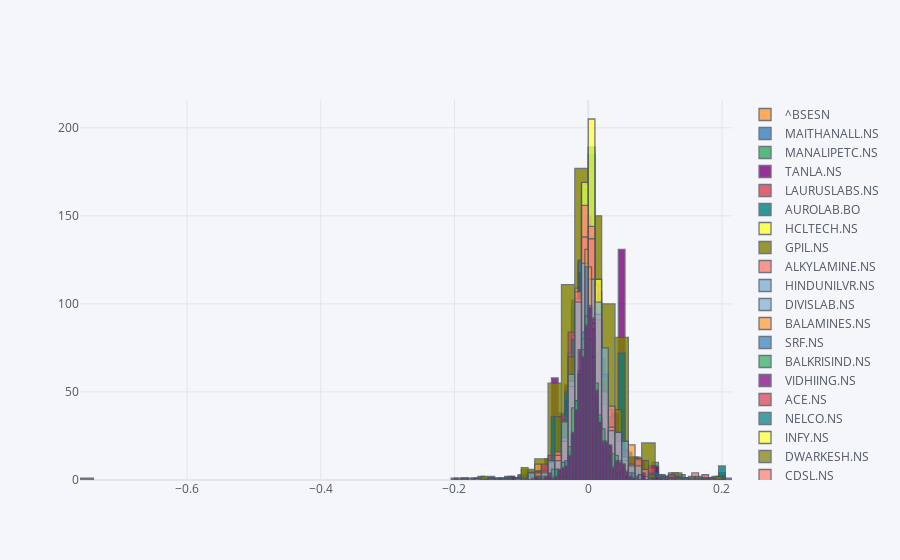

Notebook source saved alongside this figure:
### Code cell
ret.iplot(kind="hist", bins=50, histnorm=None,theme="pearl")

### Figure 1 — Plotly figure (JSON) as saved in the notebook; plotly's stock layout.template omitted (floating-point values rounded to 4 significant figures; data arrays with more than 128 entries replaced by an {"elided": "..."} marker saying what was removed)
{"data": [{"histfunc": "count", "marker": {"color": "rgba(255, 153, 51, 1.0)", "line": {"color": "#4D5663", "width": 1.3}}, "name": "^BSESN", "nbinsx": 50, "opacity": 0.8, "orientation": "v", "type": "histogram", "x": {"elided": "739 float values"}}, {"histfunc": "count", "marker": {"color": "rgba(55, 128, 191, 1.0)", "line": {"color": "#4D5663", "width": 1.3}}, "name": "MAITHANALL.NS", "nbinsx": 50, "opacity": 0.8, "orientation": "v", "type": "histogram", "x": {"elided": "739 float values"}}, {"histfunc": "count", "marker": {"color": "rgba(50, 171, 96, 1.0)", "line": {"color": "#4D5663", "width": 1.3}}, "name": "MANALIPETC.NS", "nbinsx": 50, "opacity": 0.8, "orientation": "v", "type": "histogram", "x": {"elided": "739 float values"}}, {"histfunc": "count", "marker": {"color": "rgba(128, 0, 128, 1.0)", "line": {"color": "#4D5663", "width": 1.3}}, "name": "TANLA.NS", "nbinsx": 50, "opacity": 0.8, "orientation": "v", "type": "histogram", "x": {"elided": "739 float values"}}, {"histfunc": "count", "marker": {"color": "rgba(219, 64, 82, 1.0)", "line": {"color": "#4D5663", "width": 1.3}}, "name": "LAURUSLABS.NS", "nbinsx": 50, "opacity": 0.8, "orientation": "v", "type": "histogram", "x": {"elided": "739 float values"}}, {"histfunc": "count", "marker": {"color": "rgba(0, 128, 128, 1.0)", "line": {"color": "#4D5663", "width": 1.3}}, "name": "AUROLAB.BO", "nbinsx": 50, "opacity": 0.8, "orientation": "v", "type": "histogram", "x": {"elided": "739 float values"}}, {"histfunc": "count", "marker": {"color": "rgba(255, 255, 51, 1.0)", "line": {"color": "#4D5663", "width": 1.3}}, "name": "HCLTECH.NS", "nbinsx": 50, "opacity": 0.8, "orientation": "v", "type": "histogram", "x": {"elided": "739 float values"}}, {"histfunc": "count", "marker": {"color": "rgba(128, 128, 0, 1.0)", "line": {"color": "#4D5663", "width": 1.3}}, "name": "GPIL.NS", "nbinsx": 50, "opacity": 0.8, "orientation": "v", "type": "histogram", "x": {"elided": "739 float values"}}, {"histfunc": "count", "marker": {"color": "rgba(251, 128, 114, 1.0)", "line": {"color": "#4D5663", "width": 1.3}}, "name": "ALKYLAMINE.NS", "nbinsx": 50, "opacity": 0.8, "orientation": "v", "type": "histogram", "x": {"elided": "739 float values"}}, {"histfunc": "count", "marker": {"color": "rgba(128, 177, 211, 1.0)", "line": {"color": "#4D5663", "width": 1.3}}, "name": "HINDUNILVR.NS", "nbinsx": 50, "opacity": 0.8, "orientation": "v", "type": "histogram", "x": {"elided": "739 float values"}}, {"histfunc": "count", "marker": {"color": "rgba(128, 177, 211, 0.8999999999999999)", "line": {"color": "#4D5663", "width": 1.3}}, "name": "DIVISLAB.NS", "nbinsx": 50, "opacity": 0.8, "orientation": "v", "type": "histogram", "x": {"elided": "739 float values"}}, {"histfunc": "count", "marker": {"color": "rgba(255, 153, 51, 0.8999999999999999)", "line": {"color": "#4D5663", "width": 1.3}}, "name": "BALAMINES.NS", "nbinsx": 50, "opacity": 0.8, "orientation": "v", "type": "histogram", "x": {"elided": "739 float values"}}, {"histfunc": "count", "marker": {"color": "rgba(55, 128, 191, 0.8999999999999999)", "line": {"color": "#4D5663", "width": 1.3}}, "name": "SRF.NS", "nbinsx": 50, "opacity": 0.8, "orientation": "v", "type": "histogram", "x": {"elided": "739 float values"}}, {"histfunc": "count", "marker": {"color": "rgba(50, 171, 96, 0.8999999999999999)", "line": {"color": "#4D5663", "width": 1.3}}, "name": "BALKRISIND.NS", "nbinsx": 50, "opacity": 0.8, "orientation": "v", "type": "histogram", "x": {"elided": "739 float values"}}, {"histfunc": "count", "marker": {"color": "rgba(128, 0, 128, 0.8999999999999999)", "line": {"color": "#4D5663", "width": 1.3}}, "name": "VIDHIING.NS", "nbinsx": 50, "opacity": 0.8, "orientation": "v", "type": "histogram", "x": {"elided": "739 float values"}}, {"histfunc": "count", "marker": {"color": "rgba(219, 64, 82, 0.8999999999999999)", "line": {"color": "#4D5663", "width": 1.3}}, "name": "ACE.NS", "nbinsx": 50, "opacity": 0.8, "orientation": "v", "type": "histogram", "x": {"elided": "739 float values"}}, {"histfunc": "count", "marker": {"color": "rgba(0, 128, 128, 0.8999999999999999)", "line": {"color": "#4D5663", "width": 1.3}}, "name": "NELCO.NS", "nbinsx": 50, "opacity": 0.8, "orientation": "v", "type": "histogram", "x": {"elided": "739 float values"}}, {"histfunc": "count", "marker": {"color": "rgba(255, 255, 51, 0.8999999999999999)", "line": {"color": "#4D5663", "width": 1.3}}, "name": "INFY.NS", "nbinsx": 50, "opacity": 0.8, "orientation": "v", "type": "histogram", "x": {"elided": "739 float values"}}, {"histfunc": "count", "marker": {"color": "rgba(128, 128, 0, 0.8999999999999999)", "line": {"color": "#4D5663", "width": 1.3}}, "name": "DWARKESH.NS", "nbinsx": 50, "opacity": 0.8, "orientation": "v", "type": "histogram", "x": {"elided": "739 float values"}}, {"histfunc": "count", "marker": {"color": "rgba(251, 128, 114, 0.8999999999999999)", "line": {"color": "#4D5663", "width": 1.3}}, "name": "CDSL.NS", "nbinsx": 50, "opacity": 0.8, "orientation": "v", "type": "histogram", "x": {"elided": "739 float values"}}, {"histfunc": "count", "marker": {"color": "rgba(251, 128, 114, 0.7999999999999998)", "line": {"color": "#4D5663", "width": 1.3}}, "name": "DEEPAKNTR.NS", "nbinsx": 50, "opacity": 0.8, "orientation": "v", "type": "histogram", "x": {"elided": "739 float values"}}, {"histfunc": "count", "marker": {"color": "rgba(128, 177, 211, 0.7999999999999998)", "line": {"color": "#4D5663", "width": 1.3}}, "name": "APLAPOLLO.NS", "nbinsx": 50, "opacity": 0.8, "orientation": "v", "type": "histogram", "x": {"elided": "739 float values"}}, {"histfunc": "count", "marker": {"color": "rgba(255, 153, 51, 0.7999999999999998)", "line": {"color": "#4D5663", "width": 1.3}}, "name": "ABBOTINDIA.NS", "nbinsx": 50, "opacity": 0.8, "orientation": "v", "type": "histogram", "x": {"elided": "739 float values"}}, {"histfunc": "count", "marker": {"color": "rgba(55, 128, 191, 0.7999999999999998)", "line": {"color": "#4D5663", "width": 1.3}}, "name": "SOLARINDS.BO", "nbinsx": 50, "opacity": 0.8, "orientation": "v", "type": "histogram", "x": {"elided": "739 float values"}}, {"histfunc": "count", "marker": {"color": "rgba(50, 171, 96, 0.7999999999999998)", "line": {"color": "#4D5663", "width": 1.3}}, "name": "GRINDWELL.NS", "nbinsx": 50, "opacity": 0.8, "orientation": "v", "type": "histogram", "x": {"elided": "739 float values"}}, {"histfunc": "count", "marker": {"color": "rgba(128, 0, 128, 0.7999999999999998)", "line": {"color": "#4D5663", "width": 1.3}}, "name": "JBCHEPHARM.BO", "nbinsx": 50, "opacity": 0.8, "orientation": "v", "type": "histogram", "x": {"elided": "739 float values"}}], "layout": {"barmode": "overlay", "legend": {"bgcolor": "#F5F6F9", "font": {"color": "#4D5663"}}, "paper_bgcolor": "#F5F6F9", "plot_bgcolor": "#F5F6F9", "title": {"font": {"color": "#4D5663"}}, "xaxis": {"gridcolor": "#E1E5ED", "showgrid": true, "tickfont": {"color": "#4D5663"}, "title": {"font": {"color": "#4D5663"}, "text": ""}, "zerolinecolor": "#E1E5ED"}, "yaxis": {"gridcolor": "#E1E5ED", "showgrid": true, "tickfont": {"color": "#4D5663"}, "title": {"font": {"color": "#4D5663"}, "text": ""}, "zerolinecolor": "#E1E5ED"}}}
